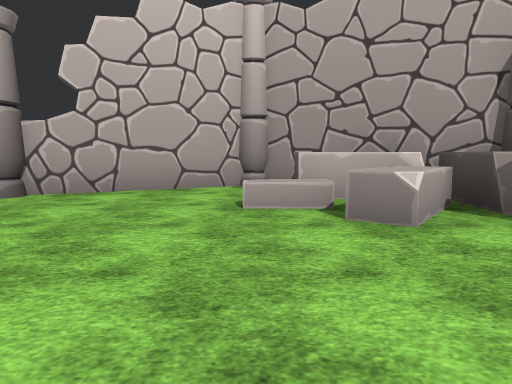
view 1 (above)

15 first-person views from a walk through a scene from a Unity 3-D project. The camera is 1.2 m above the floor, tilts 6° down and sees 70° across. The floor is counted in squares, 2 m on a side. Each view is taken from the middle of a square. On the plan, view 1 faces up. The plan holds only what a view shows up to about 10 squares ahead; the rest is blank. The place goes on beyond the plan. Flat ground stands in for the terrain. The player is left out. Some surface patterns are stand-ins.

view 2
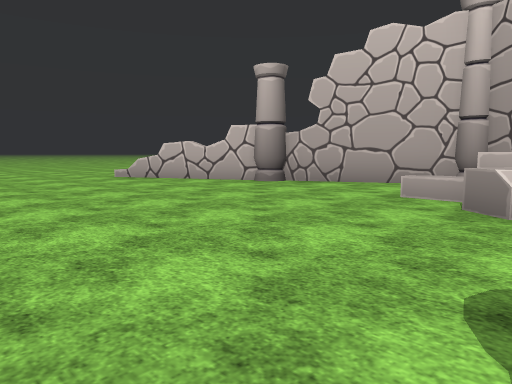

view 3
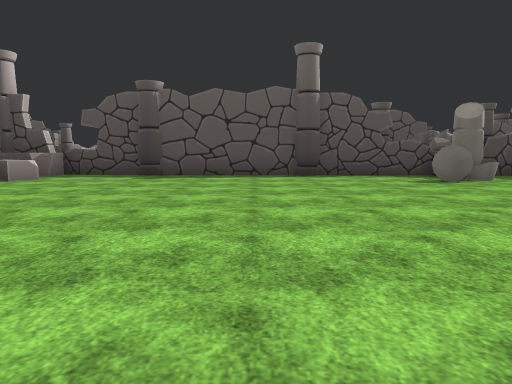

view 4
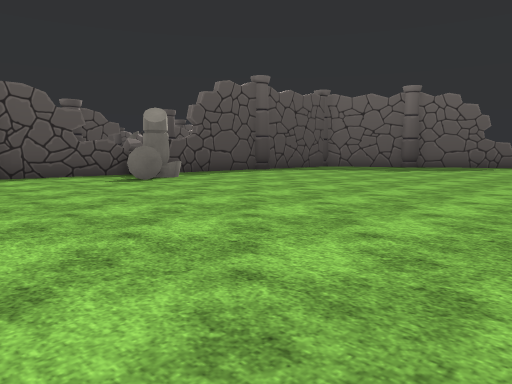

view 5
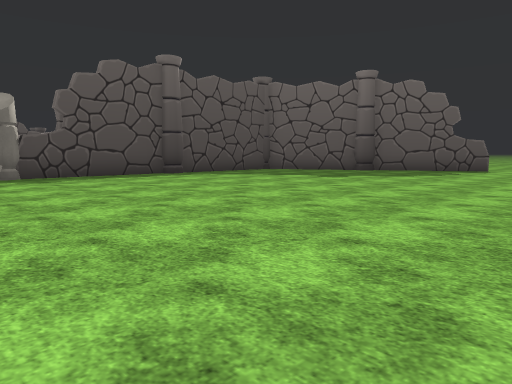

view 6
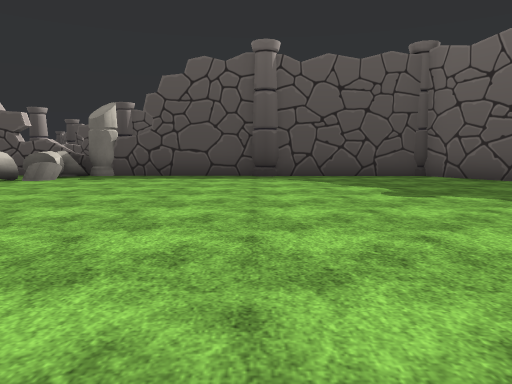

view 7
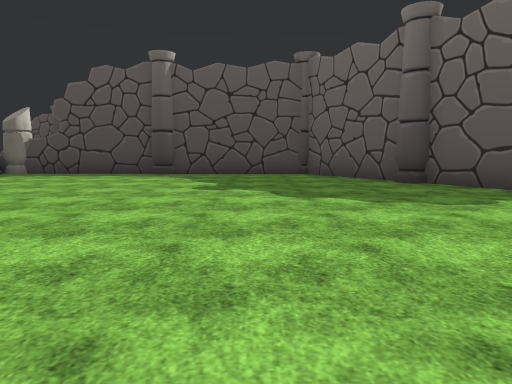

view 8
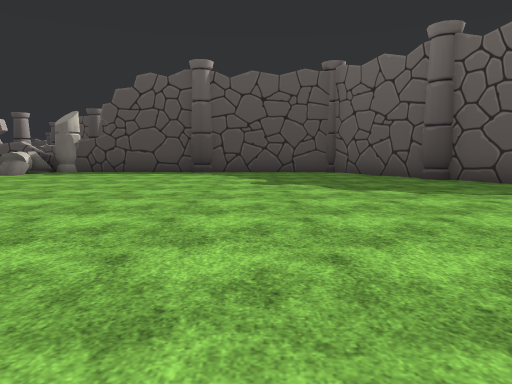

view 9
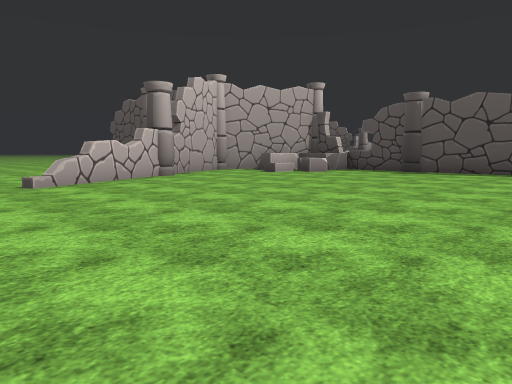

view 10
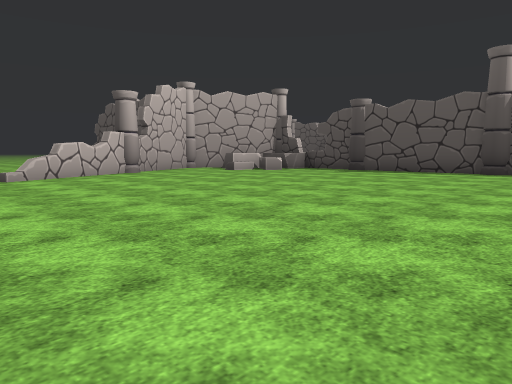

view 11
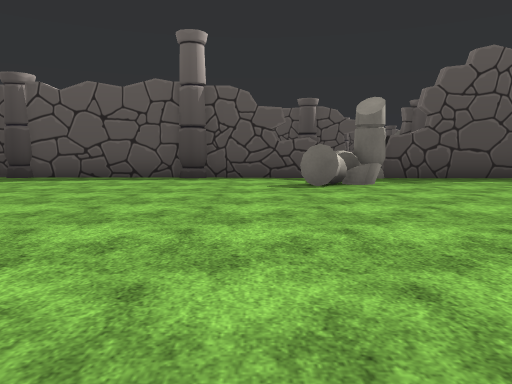

view 12
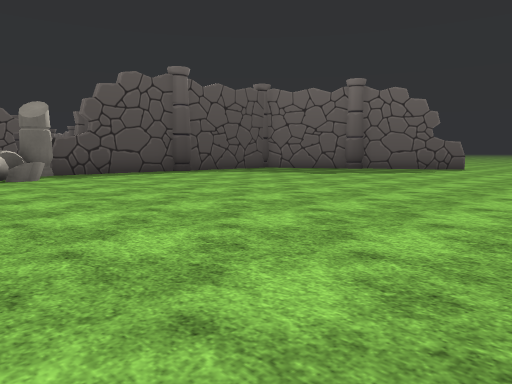

view 13
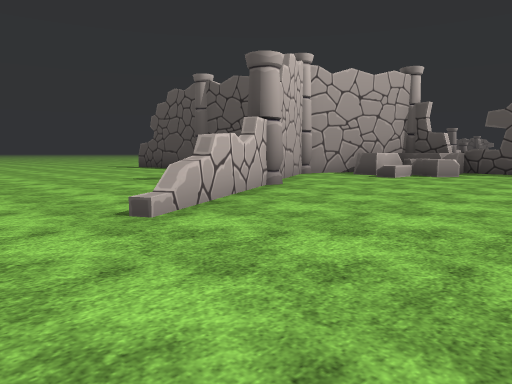

view 14
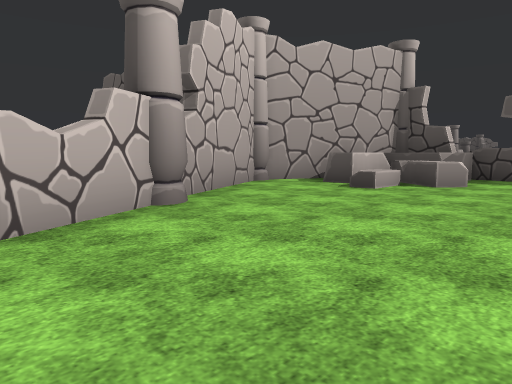

view 15
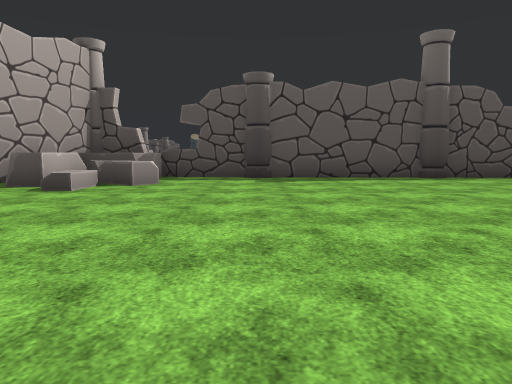

### Floor plan
Points are (right, up) in squares from view 1. A wall is a line through its corners. A room is listed if a view was taken in it or the views show most of it. See-through windows are left out.
Room 1 (views 1, 2, 3, 4, 5, 6, 7, 8, 9, 10, 11, 12, 13, 14, 15)
walls: (3.3, 1.3) (3.4, 2.6); (3.2, -6.7) (3.2, 0.6); (3.6, 3.8) (3.6, 4.6); (2.8, 5.6) (0.3, 6.8); (2.9, -11.5) (2.9, -8); (-0.4, 6.7) (-3.4, 5.2); (-4.4, 4.7) (-6.9, 3.4); (2.9, -15.5) (2.9, -12.5); (0.4, -17.9) (2.9, -16.5)
ways out: opening at (-8.5, 4)
objects: pillar (-1, -18) to (0, -18); other object (0, 4); pillar (0, 7); other object (1, -7) to (3, -6); other object (1, 3) to (2, 4); other object (1, 5) to (2, 5); pillar (3, -16); pillar (3, -12); pillar (3, -3); pillar (3, 1); other object (3, 3) to (3, 5); pillar (4, 5)

Positions as (right, up) in squares from view 1, and headings:
1: (0, 0), facing up
2: (2, -1), facing up-left
3: (-7, -2), facing right
4: (-7, -2), facing down-right
5: (-7, -6), facing down-right
6: (-7, -12), facing right
7: (-8, -15), facing right
8: (-9, -14), facing right
9: (-9, -4), facing up-right
10: (-9, -6), facing up-right
11: (-6, -5), facing right
12: (-8, -5), facing down-right
13: (-9, 0), facing up-right
14: (-6, 1), facing up-right
15: (-6, 1), facing right
